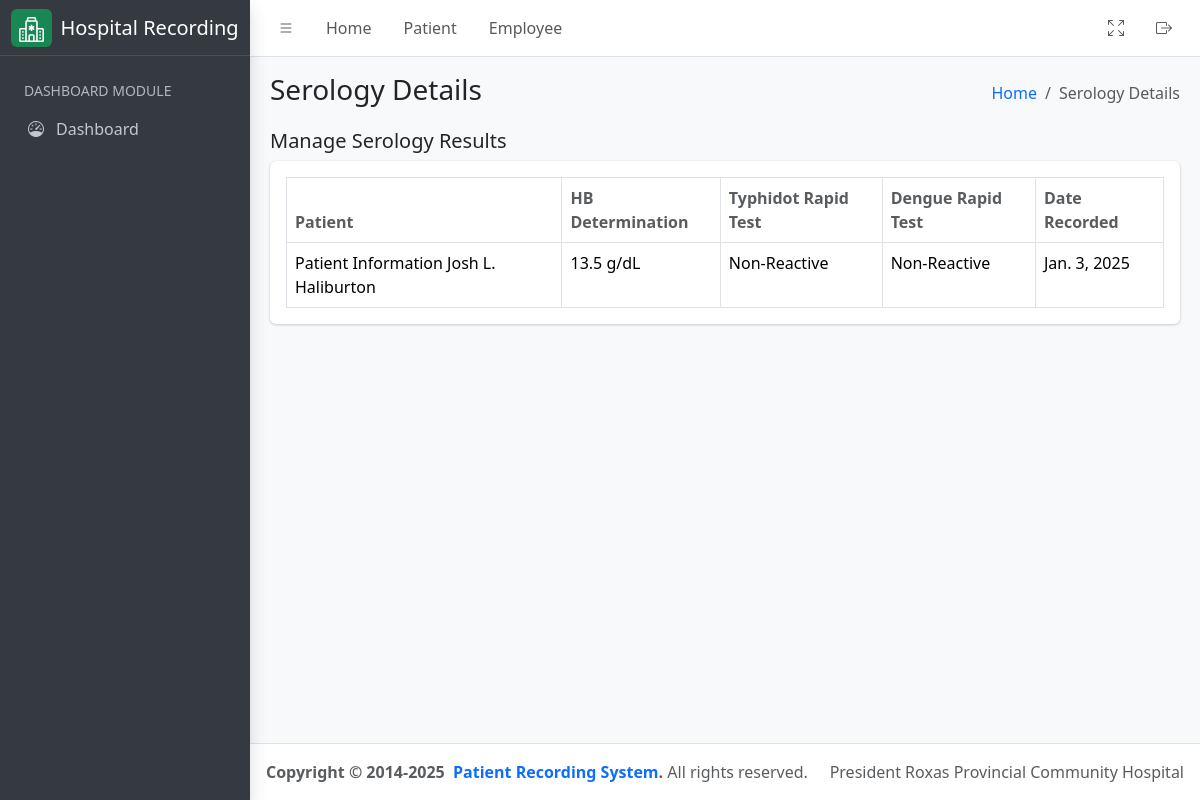
/laboratory/serology/result, run on an earlier commit of the app's database.
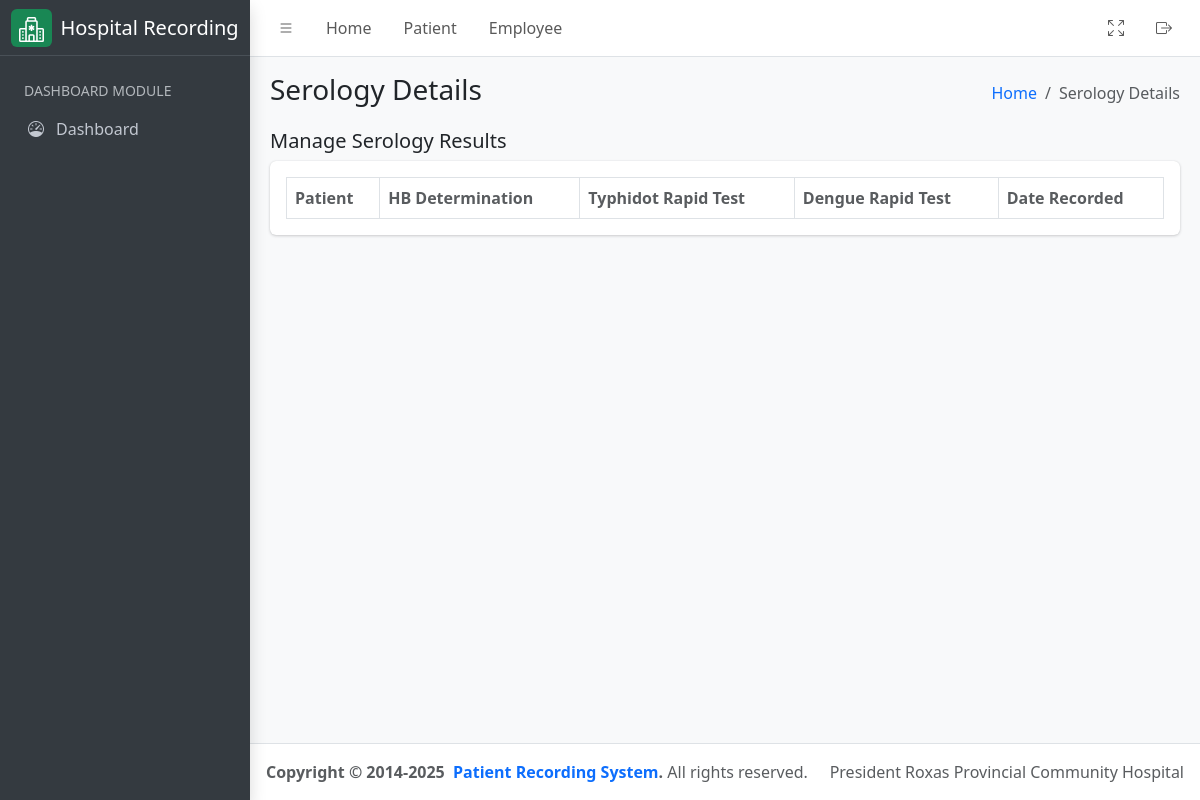
And on a later commit of the database.
### hospital_app/models.py (models this page shows, shortened)
class Serology(models.Model):
    patient = models.ForeignKey(
        Patient, on_delete=models.CASCADE, related_name="patient_serology"
    )
    hb_determination = models.CharField(max_length=255)
    typhidot_rapid_test = models.CharField(max_length=255)
    dengue_rapid_test = models.CharField(max_length=255)
    re_test = models.BooleanField(default=False, help_text="Re-test serology")
    assigned_pathologist = models.ForeignKey(
        CustomUser,
        related_name="serology_pathologist",
        on_delete=models.CASCADE,
        null=True,
        blank=True,
        limit_choices_to={"groups__name": "Pathologist"},
    )
    assigned_technologist = models.ForeignKey(
        CustomUser,
        related_name="serology_technologist",
        on_delete=models.CASCADE,
        null=True,
        blank=True,
        limit_choices_to={"groups__name": "Medical Technologist"},
    )
    date = models.DateField(auto_now_add=True)

class Patient(models.Model):
    firstname = models.CharField(max_length=255)
    middlename = models.CharField(max_length=255, null=False, blank=True)
    lastname = models.CharField(max_length=255)
    age = models.PositiveIntegerField()
    sex = models.CharField(
        max_length=10, choices=(("Male", "Male"), ("Female", "Female"))
    )
    physician = models.ForeignKey(
        CustomUser,
        related_name="physician",
        limit_choices_to={"groups__name": "Physician"},
        on_delete=models.CASCADE,
    )
    room_number = models.PositiveIntegerField()
    sample_type = models.CharField(max_length=255)
    time_of_collection = models.TimeField()
    date_of_collection = models.DateField()
    sars_result = models.CharField(max_length=255)
    date = models.DateField(auto_now_add=True)
    assigned_pathologist = models.ForeignKey(
        CustomUser,
        related_name="patient_pathologist",
        on_delete=models.CASCADE,
        null=True,
        blank=True,
        limit_choices_to={"groups__name": "Pathologist"},
    )
    assigned_technologist = models.ForeignKey(
        CustomUser,
        related_name="patient_technologist",
        on_delete=models.CASCADE,
        null=True,
        blank=True,
        limit_choices_to={"groups__name": "Medical Technologist"},
    )
    patient_type = models.CharField(
        max_length=100,
        default="In Patient",
        choices=(
            ("In Patient", "In Patient"),
            ("Out Patient", "Out Patient"),
        ),
    )
    def get_full_name(self):
        return f"{self.firstname}  { self.middlename[0] + '.' if self.middlename else ''} {self.lastname}"
    def __str__(self) -> str:
        return f"Patient Information {self.get_full_name()}"
    class Meta:
        ordering = ("time_of_collection",)

### hospital_app/views.py (the view)
# urls.py: path('laboratory/serology/result', SerologyView.as_view(), name="serology_list"),
class SerologyView(ListView):
    template_name = "serology.html"
    queryset = Serology.objects.all()
    context_object_name = "results"
    def get_context_data(self, **kwargs):
        context = super().get_context_data(**kwargs)
        context["detail_header"] = "Serology Details List"
        context["humberger_header"] = "Serology Details"
        return context

### hospital_app/templatetags/group.py (called while the page is built)
@register.filter
def has_group(user, group_name):
    return user.groups.filter(name=group_name).exists()

### hospital_app/templates/serology.html (shortened to what this page needs)
{% extends './includes/base.html' %}
{% load group %}
{% block content %}
<div class="container-fluid">
    <div class="row">
        <div class="col-md-12">
            <div class="d-flex justify-content-between align-items-center">
                <h5>Manage Serology Results</h5>
            </div>
            <div class="card mb-4">
                <div class="card-body">
                    <table id="datatable" class="table table-bordered table-hover">
                        <thead>
                            <tr>
                                <th class="text-muted">Patient</th>
                                <th class="text-muted">HB Determination</th>
                                <th class="text-muted">Typhidot Rapid Test</th>
                                <th class="text-muted">Dengue Rapid Test</th>
                                <th class="text-muted">Date Recorded</th>
                            </tr>
                        </thead>
                        <tbody>
                            {% for result in results %}
                            <tr>
                                <td>{{ result.patient }}</td>
                                <td>{{ result.hb_determination }}</td>
                                <td>{{ result.typhidot_rapid_test }}</td>
                                <td>{{ result.dengue_rapid_test }}</td>
                                <td>{{ result.date }}</td>
                            </tr>
                            {% endfor %}
                        </tbody>
                    </table>
                </div>
            </div>
        </div>
    </div>
</div>
{% endblock %}

What changed in the data, as far as the page shows it:
removed Serology: patient "Patient Information Josh L. Haliburton", hb_determination "13.5 g/dL", typhidot_rapid_test "Non-Reactive", dengue_rapid_test "Non-Reactive", date "Jan. 3, 2025"
